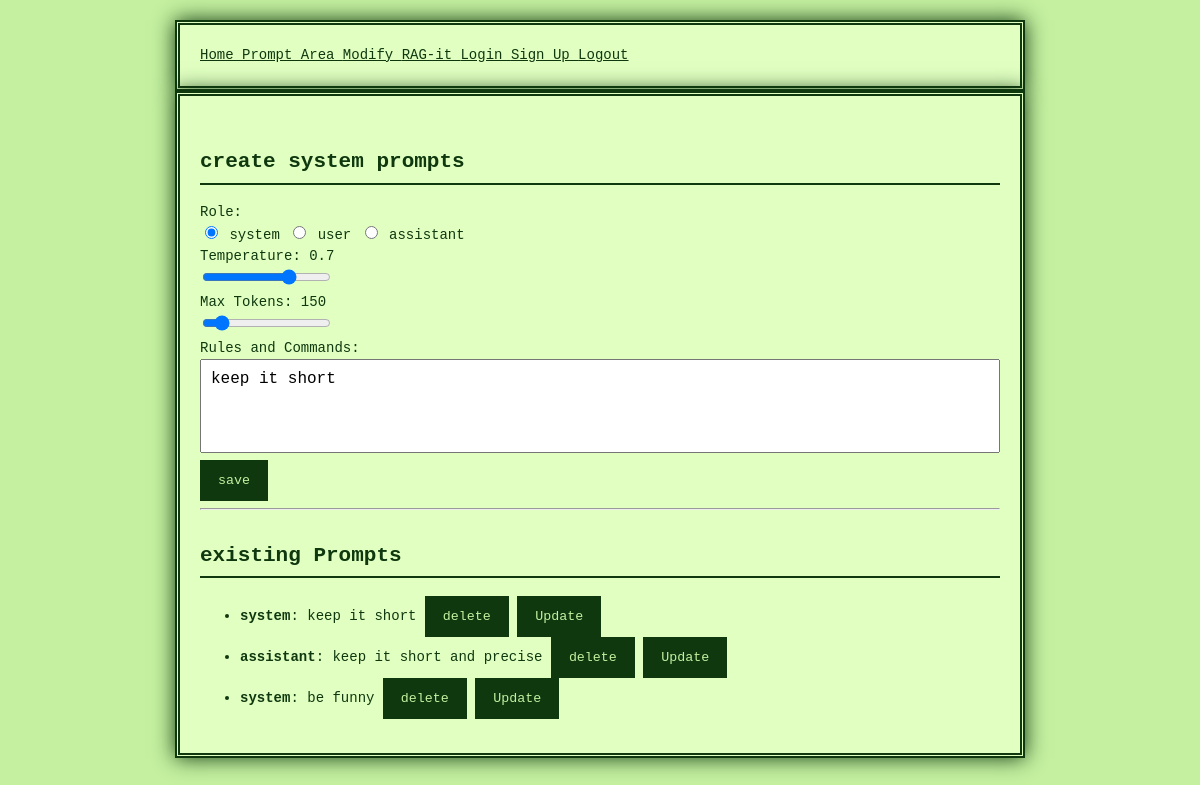
/modification?id=1 (signed in), run on the app's committed database.
### project/models.py (models this page shows)
class SystemPrompt(db.Model):
    id = db.Column(db.Integer, primary_key=True)
    role = db.Column(db.String(200), nullable=False)
    content = db.Column(db.Text, nullable=False)
    temperature = db.Column(db.Float, default=0.7)
    max_tokens = db.Column(db.Integer, default=150)

### project/main.py (the view, shortened to what this page needs)
@main.route('/modification', methods=["GET", "POST"])
@login_required
def modifier():
    edit_id = request.args.get("id")
    prompt_to_edit = SystemPrompt.query.get(edit_id) if edit_id else None
    prompts = SystemPrompt.query.all()
    return render_template("modifier.html", prompts=prompts, prompt_to_edit=prompt_to_edit)

### project/__init__.py (called while the page is built)
def create_app():
    app = Flask(__name__)
    app.config['SECRET_KEY'] = 'secret_key_goes_here' #was soll das?
    app.config['SQLALCHEMY_DATABASE_URI'] = 'sqlite:///db.sqlite'
    app.jinja_env.filters['loads'] = json.loads
    db.init_app(app)
    login_manager = LoginManager()
    login_manager.login_view = 'auth.login'
    login_manager.init_app(app)
    from .models import User
    @login_manager.user_loader
    def load_user(user_id):
        return User.query.get(int(user_id))
    from .auth import auth as auth_blueprint
    app.register_blueprint(auth_blueprint)
    from .main import main as main_blueprint
    app.register_blueprint(main_blueprint)
    return app

### project/templates/modifier.html (shortened to what this page needs)
{% extends "base.html" %}
{% block content %}
<h1>create system prompts</h1>
<form method="POST" action="{{ url_for('main.modifier') }}">
    <div>
        <label>Role:</label><br>
        <label>
            <input type="radio" name="role" value="system"
                   {% if prompt_to_edit and prompt_to_edit.role == 'system' %}checked{% endif %}>
            system
        </label>
        <label>
            <input type="radio" name="role" value="user"
                   {% if prompt_to_edit and prompt_to_edit.role == 'user' %}checked{% endif %}>
            user
        </label>
        <label>
            <input type="radio" name="role" value="assistant"
                   {% if prompt_to_edit and prompt_to_edit.role == 'assistant' %}checked{% endif %}>
            assistant
        </label>
    </div>
<div>
  <label for="temperature">Temperature: <span id="temp-value">{{ prompt_to_edit.temperature if prompt_to_edit else 0.7 }}</span></label><br>
  <input type="range" id="temperature" name="temperature" min="0" max="1" step="0.1"
         value="{{ prompt_to_edit.temperature if prompt_to_edit else 0.7 }}"
         oninput="document.getElementById('temp-value').innerText = this.value">
</div>
<div>
  <label for="max_tokens">Max Tokens: <span id="tokens-value">{{ prompt_to_edit.max_tokens if prompt_to_edit else 150 }}</span></label><br>
  <input type="range" id="max_tokens" name="max_tokens" min="50" max="1000" step="50"
         value="{{ prompt_to_edit.max_tokens if prompt_to_edit else 150 }}"
         oninput="document.getElementById('tokens-value').innerText = this.value">
</div>
    <div>
        <label for="content">Rules and Commands:</label><br>
        <textarea name="content" id="content" rows="4" cols="60" required>{{ prompt_to_edit.content if prompt_to_edit else '' }}</textarea>
    </div>
    <button type="submit">save</button>
</form>
<hr>
<h2>existing Prompts</h2>
<ul>
    {% for p in prompts %}
    <li>
        <strong>{{ p.role }}</strong>: {{ p.content }}
        <form action="{{ url_for('main.delete_prompt', id=p.id) }}" method="POST" style="display:inline;">
            <button type="submit">delete</button>
        </form>
        <form action="{{ url_for('main.modifier') }}" method="GET" style="display:inline;">
            <button type="submit">Update</button>
        </form>
    </li>
    {% else %}
    <p>There are no Prompts!</p>
    {% endfor %}
</ul>
{% endblock %}

### project/static/styles.css (style rules this page uses)
body { background-color: #c4f0a0; color: #0f380f; font-family: 'Press Start 2P', monospace; font-size: 14px; line-height: 1.5; margin: 0; padding: 20px; image-rendering: pixelated; }
h1, h2, h3, h4, h5, h6 { border-bottom: 2px solid #0f380f; padding-bottom: 5px; margin-top: 30px; }
button, input[type="submit"] { background-color: #0f380f; color: #c4f0a0; border: 3px solid #0f380f; padding: 10px 15px; font-family: 'Press Start 2P', monospace; cursor: pointer; }
textarea { width: 100%; min-height: 80px; resize: none; overflow: hidden; font-family: monospace; font-size: 16px; padding: 10px; box-sizing: border-box; }

### data on the page
SystemPrompt: role "☑ system", role "☐ user", role "☐ assistant", temperature "0.7", max_tokens "150", content "keep it short", role "system"
SystemPrompt: role "assistant", content "keep it short and precise"
SystemPrompt: role "system", content "be funny"
